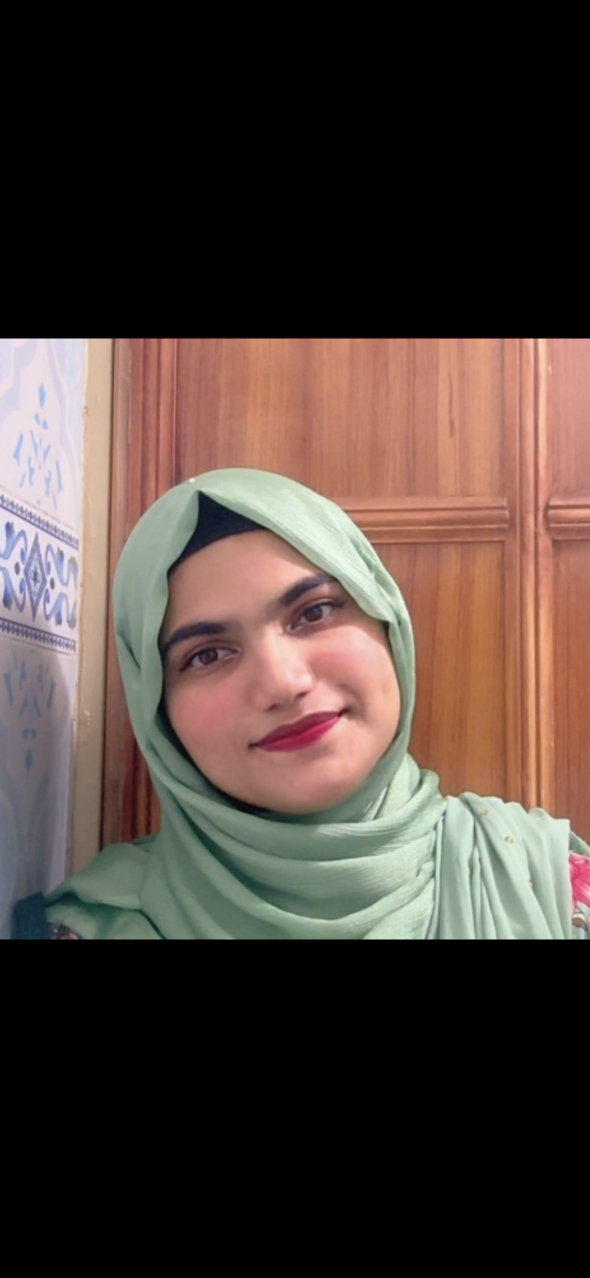
#> input picture backend/datasets/2024-AI-2-002/face.jpg, 1179 x 2556 px (shown at 1/2 size)
$ python -i face_utils.py   (imports and definitions only)
#> lines starting #> are read from the running program, lines starting #| are printed output that depends on the picture
import face_recognition
import os
import json
import numpy as np
import base64
import cv2
from io import BytesIO
from PIL import Image
from database import get_db_connection

class FaceAI:
    def __init__(self):
        # Path setup
        self.backend_dir = os.path.dirname(os.path.abspath(__file__))
        self.dataset_path = os.path.join(self.backend_dir, 'datasets')

        # Load eye cascade for fallback
        self.eye_cascade = cv2.CascadeClassifier(cv2.data.haarcascades + 'haarcascade_eye.xml')

        # Ensure datasets folder exists
        if not os.path.exists(self.dataset_path):
            os.makedirs(self.dataset_path)

    # [62 lines left out: function get_face_or_eyes_locations, not called in this run]

    def preprocess_image(self, img_np):
        """
        Improves image quality for low-light conditions using CLAHE.
        """
        try:
            # Convert RGB to LAB color space
            lab = cv2.cvtColor(img_np, cv2.COLOR_RGB2LAB)
#> lab: shape (2556, 1179, 3); mean of channels 0, 1, 2 70.4, 132.5, 133.6
            l, a, b = cv2.split(lab)
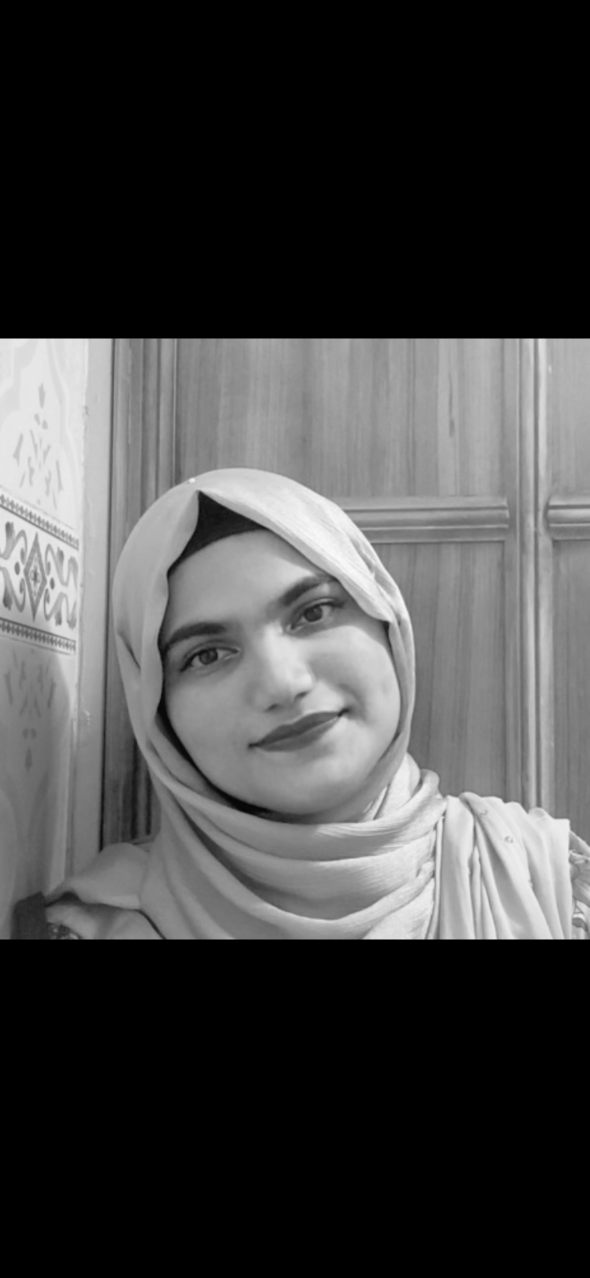
#> l: shape (2556, 1179) (shown at 1/2 size); min 0, max 250, mean 70.4
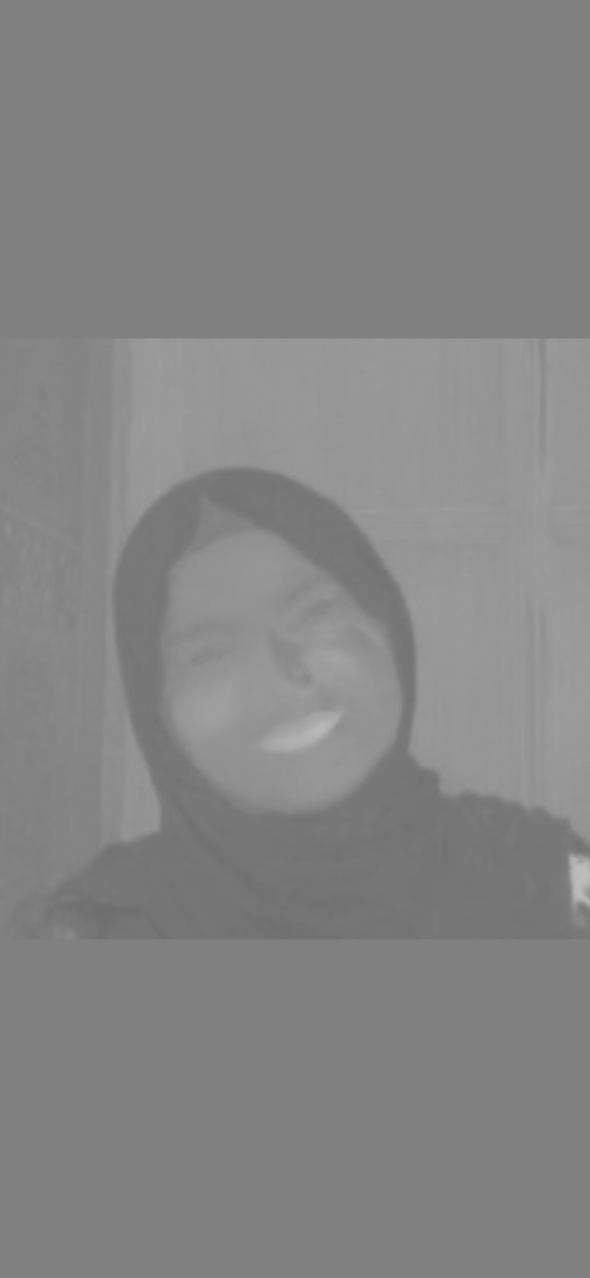
#> a: shape (2556, 1179) (shown at 1/2 size); min 109, max 189, mean 132.5

            # Apply CLAHE to L-channel (Lightness)
            clahe = cv2.createCLAHE(clipLimit=3.0, tileGridSize=(8,8))
            cl = clahe.apply(l)
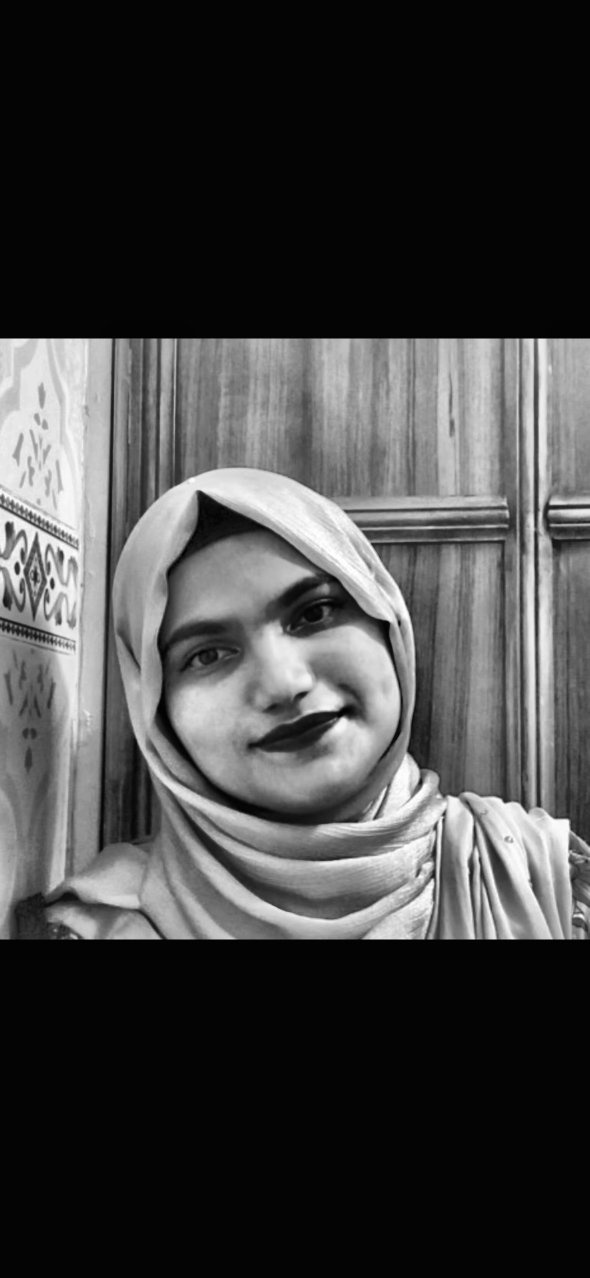
#> cl: shape (2556, 1179) (shown at 1/2 size); min 1, max 255, mean 67.1

            # Merge channels back and convert to RGB
            limg = cv2.merge((cl,a,b))
#> limg: shape (2556, 1179, 3); mean of channels 0, 1, 2 67.1, 132.5, 133.6
            enhanced_img = cv2.cvtColor(limg, cv2.COLOR_LAB2RGB)
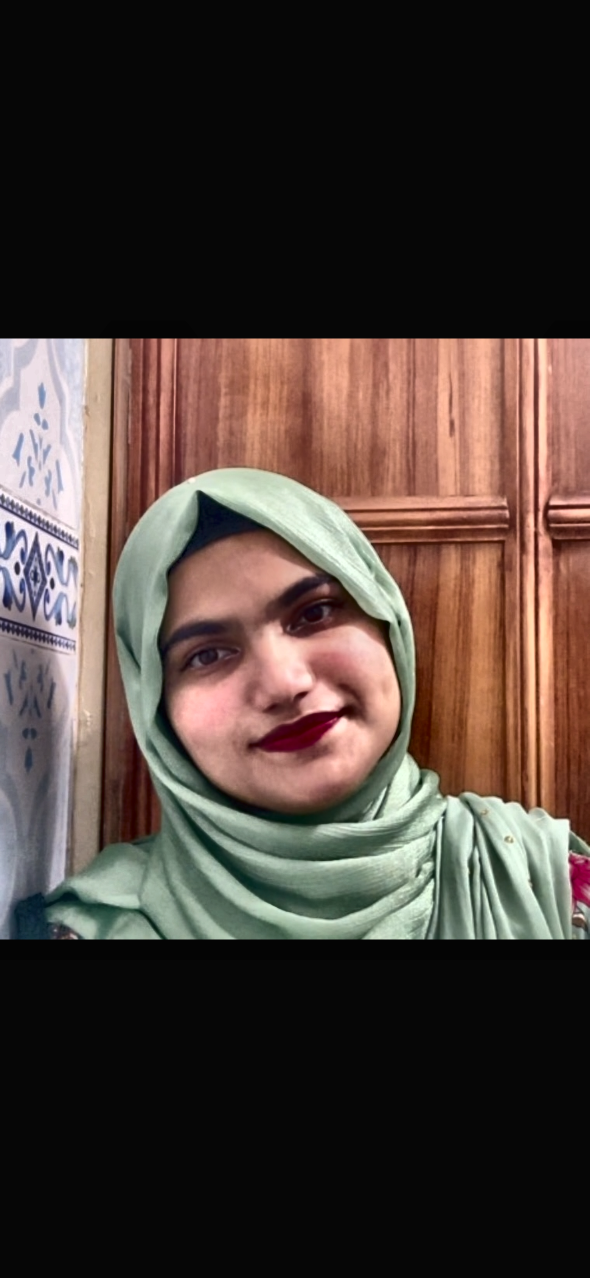
#> enhanced_img: shape (2556, 1179, 3) (shown at 1/2 size); mean R, G, B 74.7, 61.9, 55.9
            return enhanced_img
        except Exception as e:
            print(f"Preprocessing error: {e}")
            return img_np  # Fallback to original image

    # [183 lines left out: functions sync_dataset_to_db, match_face, not called in this run]

# Export a single instance
face_ai = FaceAI()

>>> import cv2
>>> picture = cv2.cvtColor(cv2.imread('datasets/2024-AI-2-002/face.jpg'), cv2.COLOR_BGR2RGB)
>>> result = FaceAI().preprocess_image(picture)

$ run again, on backend/datasets/2024-AI-6-012/face.jpg
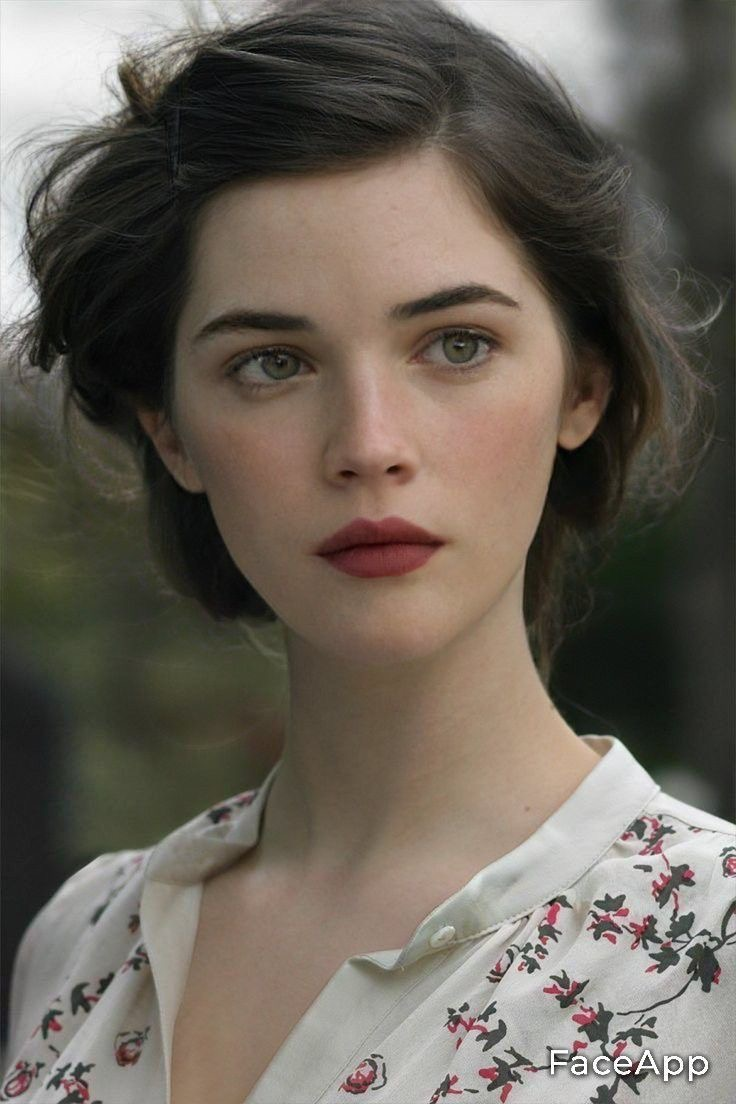
#> input picture backend/datasets/2024-AI-6-012/face.jpg, 736 x 1104 px
#> lab: shape (1104, 736, 3); mean of channels 0, 1, 2 105.6, 129.3, 134.9
#> in preprocess_image, `l, a, b = cv2.split(lab)`:
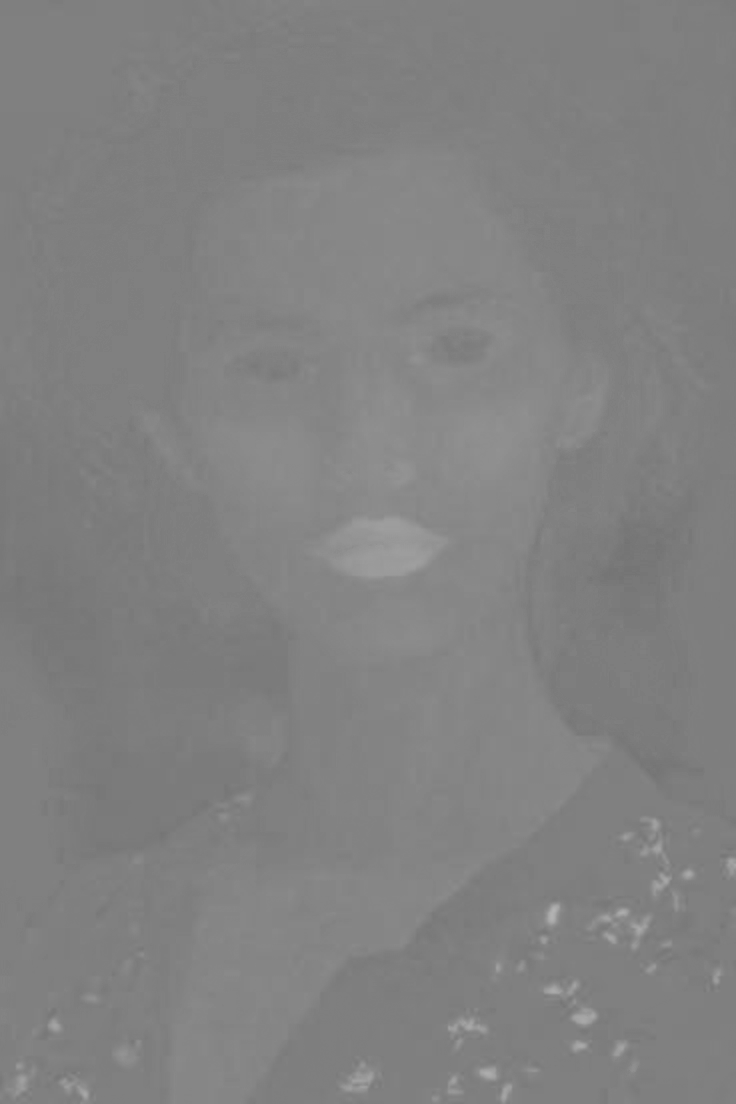
#> a: shape (1104, 736); min 114, max 179, mean 129.3
#> limg: shape (1104, 736, 3); mean of channels 0, 1, 2 120.1, 129.3, 134.9
#> in preprocess_image, `enhanced_img = cv2.cvtColor(limg, cv2.COLOR_LAB2RGB)`:
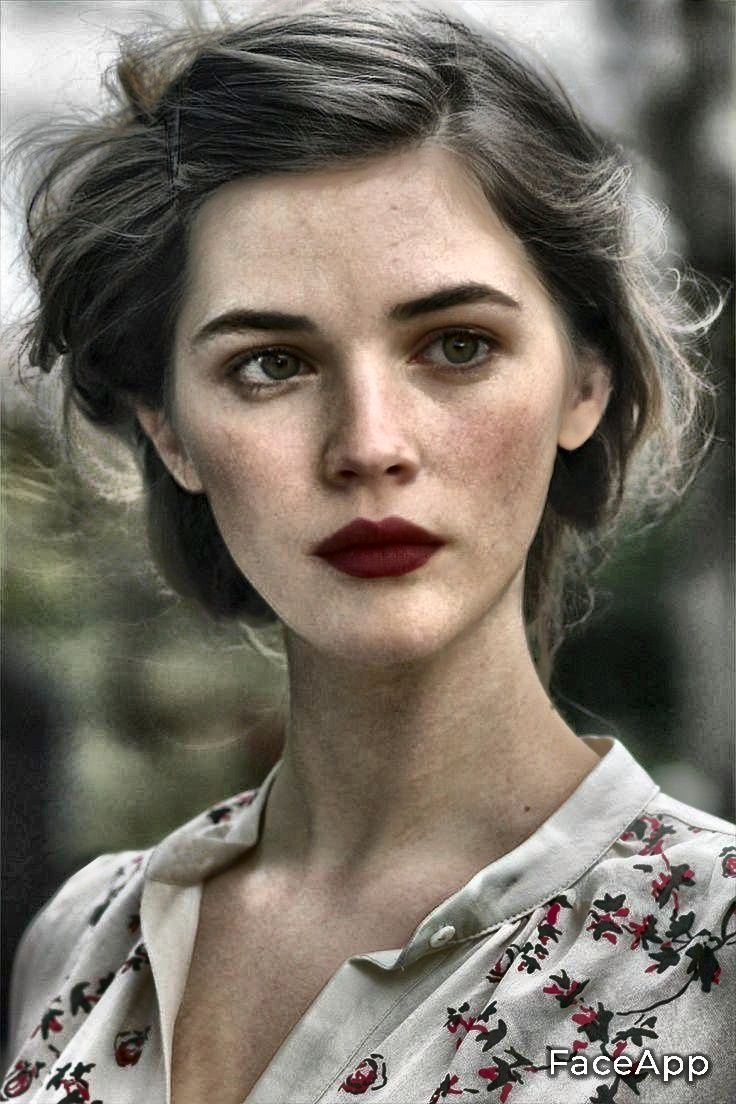
#> enhanced_img: shape (1104, 736, 3); mean R, G, B 121.3, 113.4, 103.2

$ run again, on backend/datasets/2024-AI-6-015/face.jpg
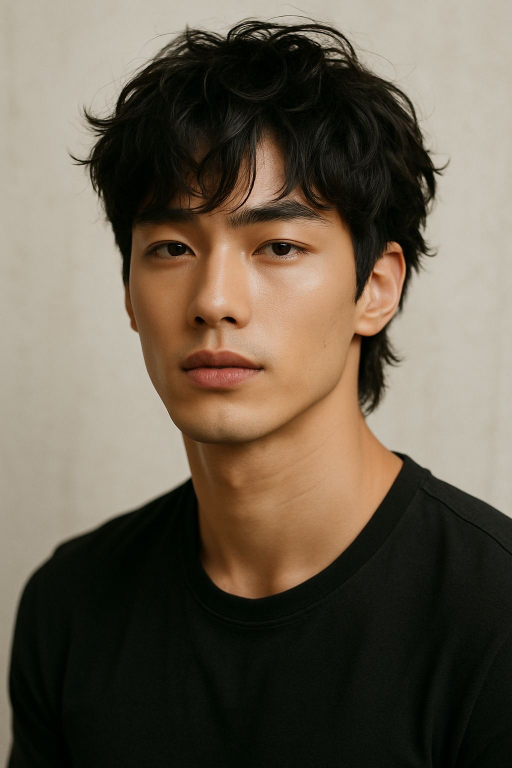
#> input picture backend/datasets/2024-AI-6-015/face.jpg, 1024 x 1536 px (shown at 1/2 size)
#> lab: shape (1536, 1024, 3); mean of channels 0, 1, 2 99.2, 130.1, 137.8
#> in preprocess_image, `l, a, b = cv2.split(lab)`:
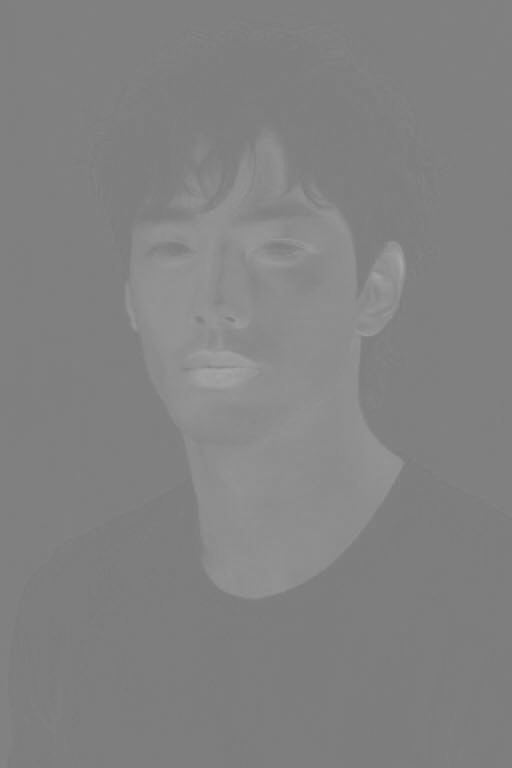
#> a: shape (1536, 1024) (shown at 1/2 size); min 119, max 166, mean 130.1
#> limg: shape (1536, 1024, 3); mean of channels 0, 1, 2 110.2, 130.1, 137.8
#> in preprocess_image, `enhanced_img = cv2.cvtColor(limg, cv2.COLOR_LAB2RGB)`:
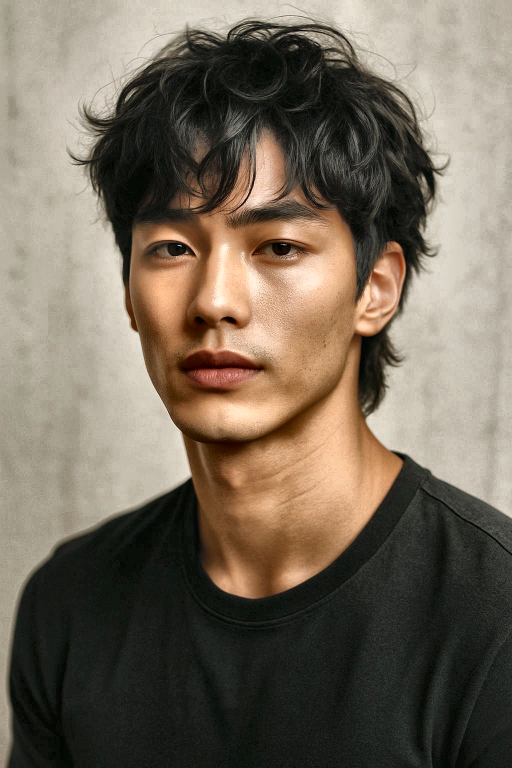
#> enhanced_img: shape (1536, 1024, 3) (shown at 1/2 size); mean R, G, B 116.4, 105.1, 90.1

$ run again, on backend/datasets/2024-AI-8-001/face.jpg
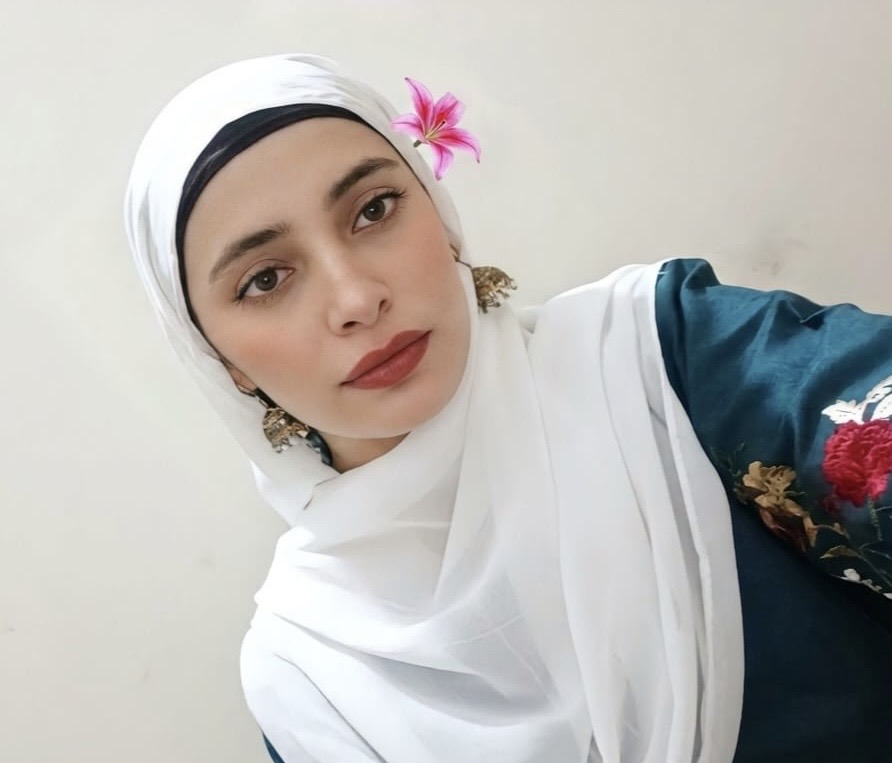
#> input picture backend/datasets/2024-AI-8-001/face.jpg, 892 x 763 px
#> lab: shape (763, 892, 3); mean of channels 0, 1, 2 189, 129, 130.3
#> in preprocess_image, `l, a, b = cv2.split(lab)`:
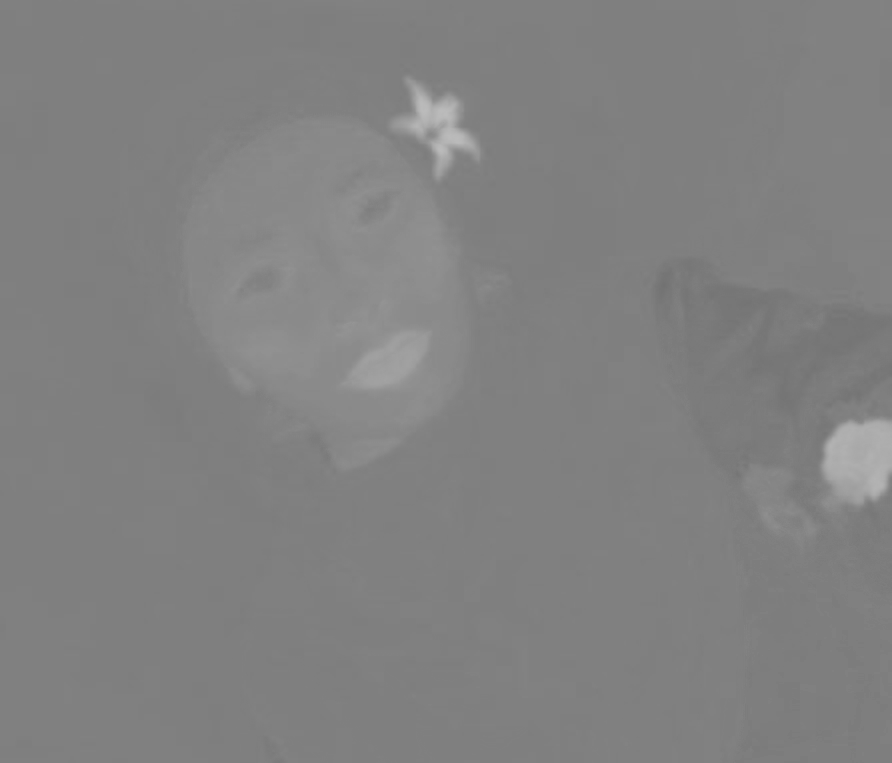
#> a: shape (763, 892); min 114, max 187, mean 129
#> limg: shape (763, 892, 3); mean of channels 0, 1, 2 178.3, 129, 130.3
#> in preprocess_image, `enhanced_img = cv2.cvtColor(limg, cv2.COLOR_LAB2RGB)`:
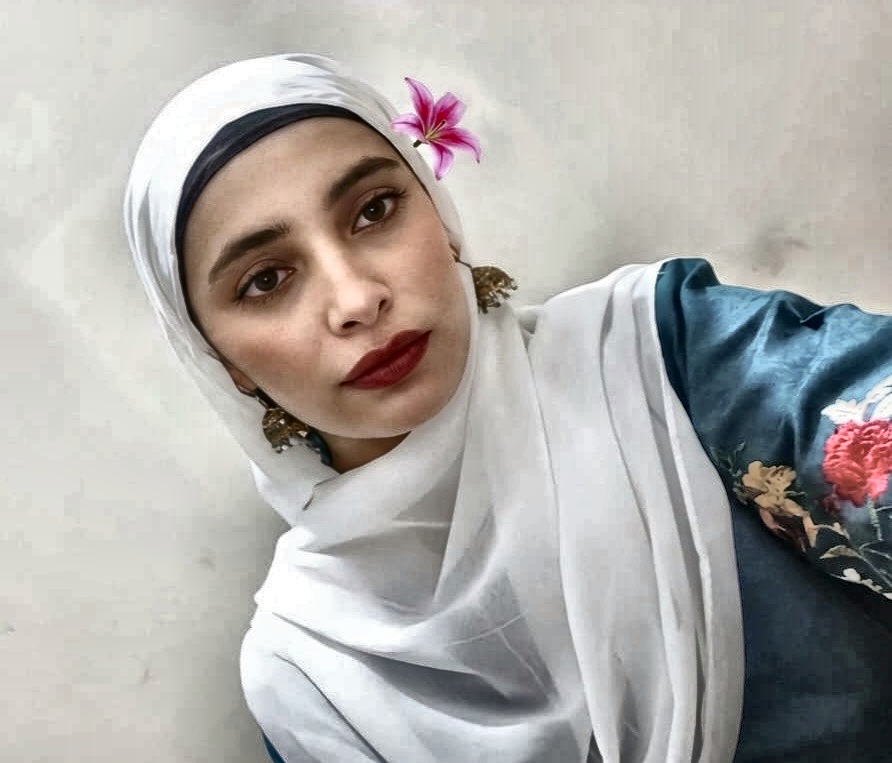
#> enhanced_img: shape (763, 892, 3); mean R, G, B 175.6, 172.3, 168.9
